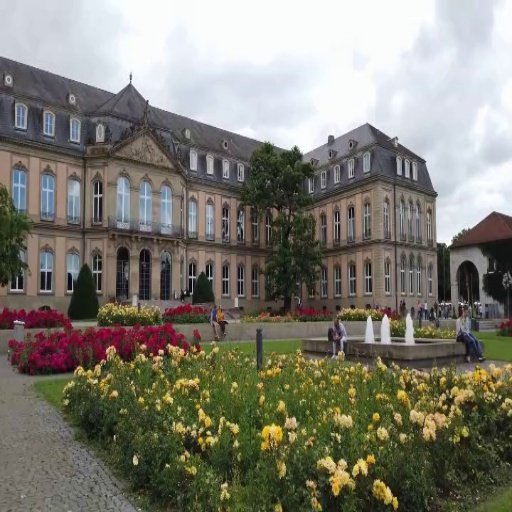
#> input picture stitch_engine/dataset/sample1.jpg, 512 x 512 px
$ python main.py
#> lines starting #> are read from the running program, lines starting #| are printed output that depends on the picture; after the words box and inside, x2 and y2 are one past the last pixel; in counts of white or black regions, pixels touching at a corner belong together
### stitch_engine/stitcher.py
import cv2
import time

def stitch_images(image_paths):

    images = []

    for path in image_paths:

        img = cv2.imread(path)
#> img is the input picture: shape (512, 512, 3); mean B, G, R 114.3, 125.3, 127.3

        if img is None:
            raise Exception(
                f"Cannot load image: {path}"
            )

        images.append(img)

    stitcher = cv2.Stitcher_create(
        cv2.Stitcher_PANORAMA
    )

    start = time.time()

    status, panorama = stitcher.stitch(images)
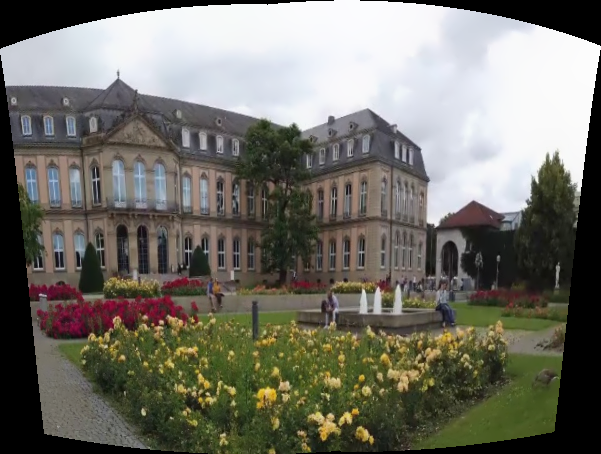
#> panorama: shape (454, 601, 3); mean of channels 0, 1, 2 103.1, 112.5, 114; drawn as B, G, R
#> status = 0

    end = time.time()

    if status != cv2.Stitcher_OK:

        raise Exception(
            f"Stitching failed. Status={status}"
        )

    print(
        f"Execution Time: {end-start:.2f} seconds"
    )

    print(
        f"Images Used : {len(images)}"
    )
#| Images Used : 2

    print(
        f"Panorama Shape : {panorama.shape}"
    )
#| Panorama Shape : (454, 601, 3)

    return {
        "panorama": panorama,
        "images_used": len(images),
        "execution_time": round(end - start, 2),
        "output_width": panorama.shape[1],
        "output_height": panorama.shape[0],
        "status": "success"
    }

### stitch_engine/auto_crop.py
import cv2
import numpy as np

def auto_crop(img):

    gray = cv2.cvtColor(img, cv2.COLOR_BGR2GRAY)

    _, thresh = cv2.threshold(
        gray,
        1,
        255,
        cv2.THRESH_BINARY
    )

    contours, _ = cv2.findContours(
        thresh,
        cv2.RETR_EXTERNAL,
        cv2.CHAIN_APPROX_SIMPLE
    )

    largest = max(
        contours,
        key=cv2.contourArea
    )

    mask = np.zeros(
        thresh.shape,
        dtype=np.uint8
    )

    cv2.drawContours(
        mask,
        [largest],
        -1,
        255,
        -1
    )

    x, y, w, h = cv2.boundingRect(mask)

    crop = mask[y:y+h, x:x+w]

    while cv2.countNonZero(crop) < crop.size:

        crop = crop[1:-1, 1:-1]

        x += 1
        y += 1
        w -= 2
        h -= 2

        if w <= 0 or h <= 0:
            break

    return img[y:y+h, x:x+w]

### stitch_engine/main.py
import cv2

from stitcher import stitch_images

paths = [
    "./dataset/sample1.jpg",
    "./dataset/sample2.jpg"
]


from auto_crop import auto_crop

result = stitch_images(paths)
#> result = 6 items


panorama = result["panorama"]

panorama = auto_crop(
    panorama
)
#> in auto_crop, `gray = cv2.cvtColor(img, cv2.COLOR_BGR2GRAY)`:
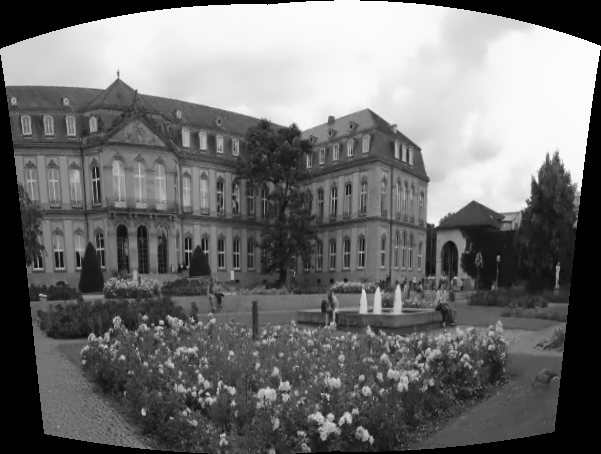
#> gray: shape (454, 601); min 0, max 252, mean 111.9
#> in auto_crop, `_, thresh = cv2.threshold( gray, 1, 255, cv2.THRESH_BINARY )`:
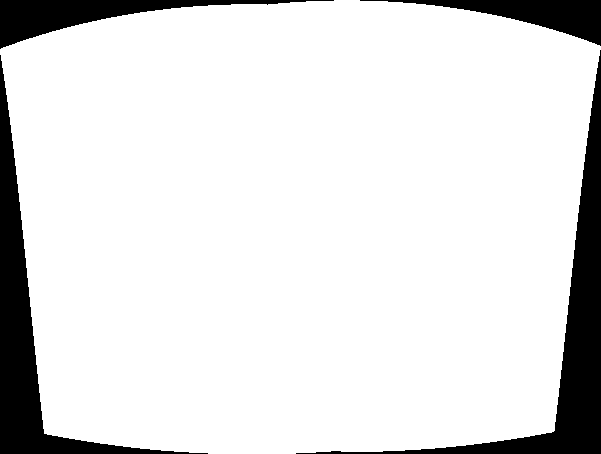
#> thresh: shape (454, 601); 88.2% white; 4 black regions
#> in auto_crop, `contours, _ = cv2.findContours( thresh, cv2.RETR_EXTERNAL, cv2.CHAIN_A..`: contours = 1 contour; box (x1, y1, x2, y2) and area: (0, 0, 601, 454) 239587
#> in auto_crop, `largest = max( contours, key=cv2.contourArea )`: largest = contour of 464 points, box (x1, y1, x2, y2) (0, 0, 601, 454), area 239587
#> in auto_crop, `x, y, w, h = cv2.boundingRect(mask)`: x = 0; w = 601; h = 454
#> the loop in auto_crop, `while cv2.countNonZero(crop) < crop.size: ` made 44 passes
#> (w, h) on passes 1 to 12: (599, 452), (597, 450), (595, 448), (593, 446), (591, 444), (589, 442), (587, 440), (585, 438), (583, 436), (581, 434), (579, 432), (577, 430)
#> pass 1, in auto_crop, `crop = crop[1:-1, 1:-1]`:
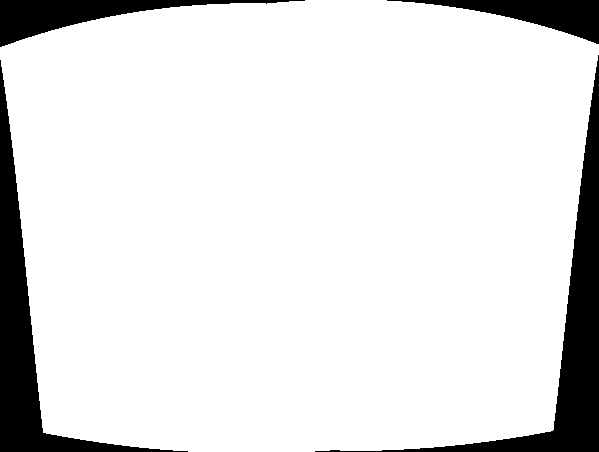
#> crop: shape (452, 599); 88.8% white; 4 black regions, box (x1, y1, x2, y2) and area: (315, 55, 599, 452) 11731, (0, 60, 188, 452) 10536, (0, 0, 305, 47) 4524, (387, 0, 599, 44) 3554
#> pass 2, in auto_crop, `crop = crop[1:-1, 1:-1]`:
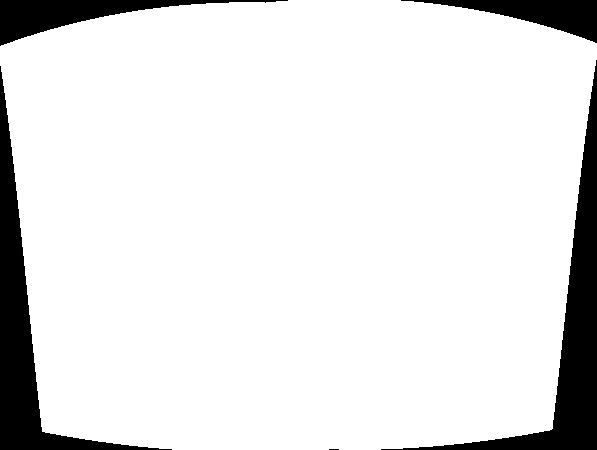
#> crop: shape (450, 597); 89.4% white; 5 black regions (1 under 20 px), largest, box (x1, y1, x2, y2) and area: (381, 60, 597, 450) 11041, (0, 66, 172, 450) 9957, (0, 0, 288, 46) 4173, (401, 0, 597, 43) 3299
#> pass 3, in auto_crop, `crop = crop[1:-1, 1:-1]`:
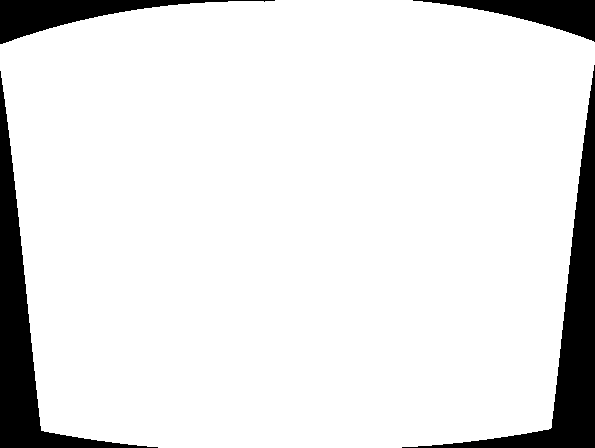
#> crop: shape (448, 595); 90% white; 4 black regions, box (x1, y1, x2, y2) and area: (402, 65, 595, 448) 10436, (0, 71, 158, 448) 9402, (0, 0, 275, 44) 3840, (413, 0, 595, 42) 3061
#> after the loop in auto_crop, `while cv2.countNonZero(crop) < crop.size:`: crop: shape (366, 513); every value is 255
#> after the loop in auto_crop, `while cv2.countNonZero(crop) < crop.size:`: h = 366; w = 513; x = 44
#> in auto_crop, `return img[y:y+h, x:x+w]`:
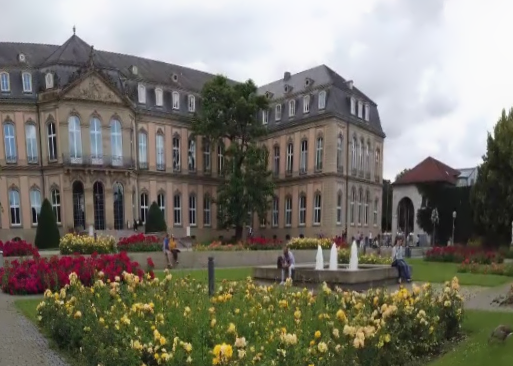
#> returned value: shape (366, 513, 3); mean of channels 0, 1, 2 110.1, 120.7, 123.5; drawn as B, G, R

cv2.imwrite(
    "./results/panorama_cropped.jpg",
    panorama
)


print("Panorama saved")


print("\n      STITCH REPORT     ")

print(
    f"Images Used : {result['images_used']}"
)
#| Images Used : 2

print(
    f"Execution Time : {result['execution_time']} sec"
)
#| Execution Time : 0.33 sec

print(
    f"Output Width : {result['output_width']}"
)
#| Output Width : 601

print(
    f"Output Height : {result['output_height']}"
)
#| Output Height : 454

print(
    f"Status : {result['status']}"
)
#| Status : success

print("Saved Successfully")
